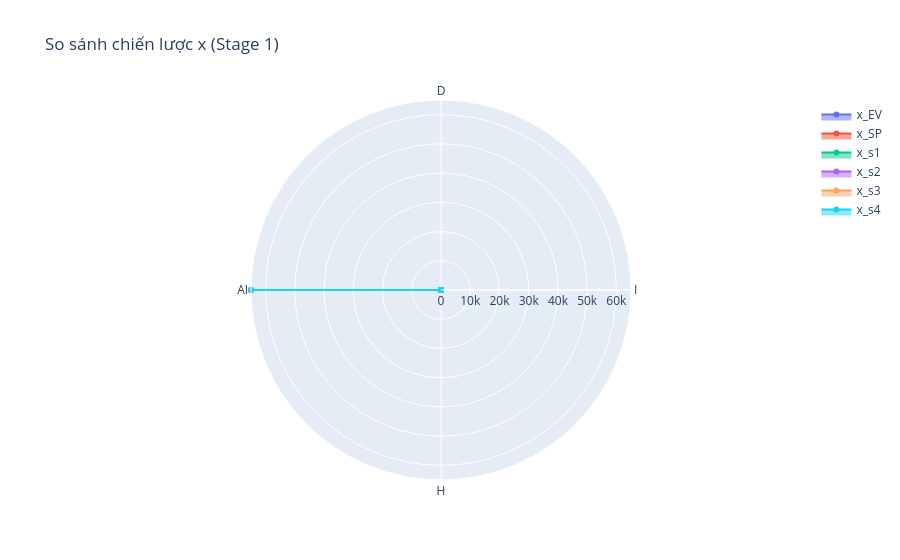

Here is the notebook cell this chart was saved with:
### Markdown cell above
## CÂU 10.5.2 — So sánh EV vs SP

### Code cell
# Tính hệ số trung bình EV
beta_bar_y = {j: sum(p[s]*beta_s[(s,j)] for s in S) for j in J}
# beta_bar_y: I(0.995), D(1.095), AI(1.235), H(0.9975)

# Hàm giải Deterministic (tái sử dụng cấu trúc tương tự SP nhưng 1 kịch bản)
def solve_deterministic(b_s_dict):
    m_det = pyo.ConcreteModel()
    m_det.x = pyo.Var(J, within=pyo.NonNegativeReals)
    m_det.y = pyo.Var(J, within=pyo.NonNegativeReals)
    m_det.z = pyo.Var(within=pyo.NonNegativeReals)
    
    m_det.obj = pyo.Objective(expr=sum(beta[j]*m_det.x[j] for j in J) + sum(b_s_dict[j]*m_det.y[j] for j in J) - 0.1*m_det.z, sense=pyo.maximize)
    m_det.cons_x = pyo.Constraint(expr=sum(m_det.x[j] for j in J) <= 65000)
    m_det.cons_y = pyo.Constraint(expr=sum(m_det.y[j] for j in J) <= 15000)
    m_det.cons_ai = pyo.Constraint(expr=m_det.y['AI'] <= 0.5 * m_det.x['H'])
    m_det.cons_z = pyo.Constraint(expr=m_det.z >= sum(m_det.y[j] for j in J) - 15000)
    
    solver.solve(m_det)
    return [pyo.value(m_det.x[j]) for j in J]

x_EV = solve_deterministic(beta_bar_y)
x_s1 = solve_deterministic({j: beta_s[('s1',j)] for j in J})
x_s2 = solve_deterministic({j: beta_s[('s2',j)] for j in J})
x_s3 = solve_deterministic({j: beta_s[('s3',j)] for j in J})
x_s4 = solve_deterministic({j: beta_s[('s4',j)] for j in J})

df_comp = pd.DataFrame({
    "Hạng mục": J, "x_EV": x_EV, "x_SP": df_x["x_SP (Tỷ VND)"],
    "x_s1": x_s1, "x_s2": x_s2, "x_s3": x_s3, "x_s4": x_s4
})
print(df_comp.to_string(index=False))

# Vẽ Radar Chart
import plotly.graph_objects as go
fig = go.Figure()
for col in df_comp.columns[1:]:
    fig.add_trace(go.Scatterpolar(r=df_comp[col], theta=df_comp["Hạng mục"], fill='toself', name=col))
fig.update_layout(polar=dict(radialaxis=dict(visible=True, range=[0, 65000])), title="So sánh chiến lược x (Stage 1)")
fig.show()

### Figure 1 — Plotly figure (JSON) as saved in the notebook; plotly's stock layout.template omitted (floating-point values rounded to 4 significant figures)
{"data": [{"fill": "toself", "name": "x_EV", "r": [0.0, 0.0, 65000.0, 0.0], "theta": ["I", "D", "AI", "H"], "type": "scatterpolar"}, {"fill": "toself", "name": "x_SP", "r": [0.0, 0.0, 65000.0, 0.0], "theta": ["I", "D", "AI", "H"], "type": "scatterpolar"}, {"fill": "toself", "name": "x_s1", "r": [0.0, 0.0, 65000.0, 0.0], "theta": ["I", "D", "AI", "H"], "type": "scatterpolar"}, {"fill": "toself", "name": "x_s2", "r": [0.0, 0.0, 65000.0, 0.0], "theta": ["I", "D", "AI", "H"], "type": "scatterpolar"}, {"fill": "toself", "name": "x_s3", "r": [0.0, 0.0, 65000.0, 0.0], "theta": ["I", "D", "AI", "H"], "type": "scatterpolar"}, {"fill": "toself", "name": "x_s4", "r": [0.0, 0.0, 65000.0, 0.0], "theta": ["I", "D", "AI", "H"], "type": "scatterpolar"}], "layout": {"polar": {"radialaxis": {"range": [0, 65000], "visible": true}}, "title": {"text": "So sánh chiến lược x (Stage 1)"}}}
